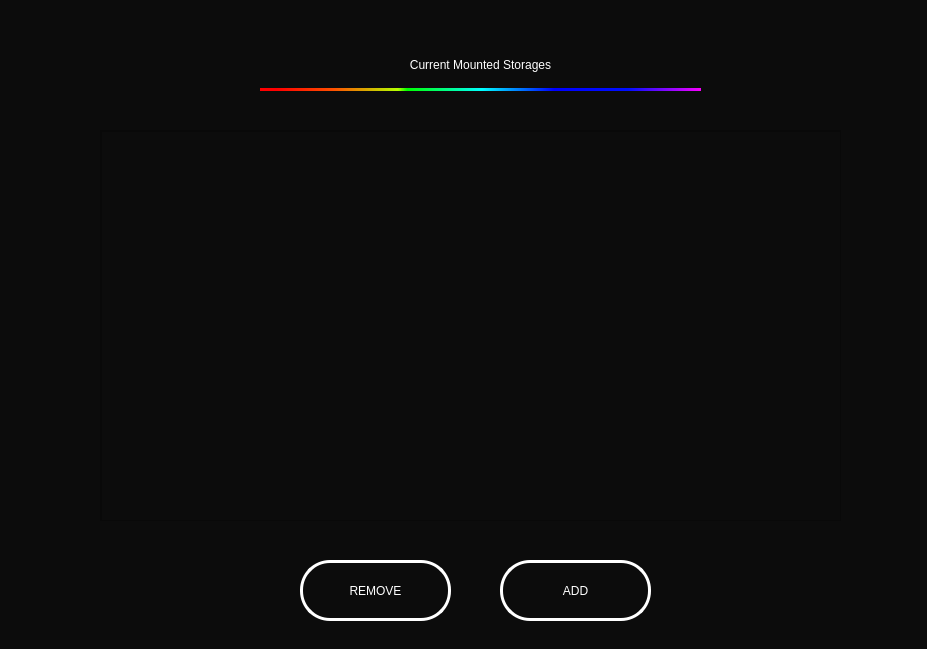
<?xml version="1.0" encoding="UTF-8"?>
<ui version="4.0">
 <class>MainWindow</class>
 <widget class="QMainWindow" name="MainWindow">
  <property name="geometry">
   <rect>
    <x>0</x>
    <y>0</y>
    <width>927</width>
    <height>649</height>
   </rect>
  </property>
  <property name="sizePolicy">
   <sizepolicy hsizetype="Fixed" vsizetype="Fixed">
    <horstretch>0</horstretch>
    <verstretch>0</verstretch>
   </sizepolicy>
  </property>
  <property name="windowTitle">
   <string>MainWindow</string>
  </property>
  <property name="styleSheet">
   <string notr="true">background-color: rgb(12, 12, 12);</string>
  </property>
  <widget class="QWidget" name="centralwidget">
   <widget class="QLabel" name="label_3">
    <property name="geometry">
     <rect>
      <x>260</x>
      <y>40</y>
      <width>441</width>
      <height>51</height>
     </rect>
    </property>
    <property name="styleSheet">
     <string notr="true">border-bottom:3px solid qlineargradient(spread:reflect, x1:0, y1:0, x2:1, y2:0, stop:0.0379147 rgba(255, 0, 0, 255), stop:0.166 rgba(255, 80, 0, 255), stop:0.312796 rgba(181, 255, 0, 255), stop:0.333 rgba(0, 255, 0, 255), stop:0.50237 rgba(0, 255, 255, 255), stop:0.666 rgba(0, 0, 255, 255), stop:0.833 rgba(0, 15, 255, 255), stop:1 rgba(252, 0, 255, 255));
font: 75 24pt &quot;Quicksand&quot;;
color:white;</string>
    </property>
    <property name="text">
     <string>&lt;html&gt;&lt;head/&gt;&lt;body&gt;&lt;p align=&quot;center&quot;&gt;Current Mounted Storages&lt;/p&gt;&lt;/body&gt;&lt;/html&gt;</string>
    </property>
   </widget>
   <widget class="QPushButton" name="pushButton">
    <property name="geometry">
     <rect>
      <x>300</x>
      <y>560</y>
      <width>151</width>
      <height>61</height>
     </rect>
    </property>
    <property name="cursor">
     <cursorShape>PointingHandCursor</cursorShape>
    </property>
    <property name="styleSheet">
     <string notr="true">font: 75 20pt &quot;Quicksand&quot;;
border:3px solid white;
border-radius:30px;
color:white;</string>
    </property>
    <property name="text">
     <string>REMOVE</string>
    </property>
   </widget>
   <widget class="QPushButton" name="pushButton_2">
    <property name="geometry">
     <rect>
      <x>500</x>
      <y>560</y>
      <width>151</width>
      <height>61</height>
     </rect>
    </property>
    <property name="cursor">
     <cursorShape>PointingHandCursor</cursorShape>
    </property>
    <property name="styleSheet">
     <string notr="true">font: 75 20pt &quot;Quicksand&quot;;
border:3px solid white;
color:white;
border-radius:30px;</string>
    </property>
    <property name="text">
     <string>ADD</string>
    </property>
   </widget>
   <widget class="QScrollArea" name="scrollArea">
    <property name="geometry">
     <rect>
      <x>100</x>
      <y>130</y>
      <width>741</width>
      <height>391</height>
     </rect>
    </property>
    <property name="widgetResizable">
     <bool>true</bool>
    </property>
    <widget class="QWidget" name="scrollAreaWidgetContents">
     <property name="geometry">
      <rect>
       <x>0</x>
       <y>0</y>
       <width>739</width>
       <height>389</height>
      </rect>
     </property>
     <widget class="QListWidget" name="listWidget">
      <property name="geometry">
       <rect>
        <x>0</x>
        <y>0</y>
        <width>741</width>
        <height>391</height>
       </rect>
      </property>
      <property name="styleSheet">
       <string notr="true">font: 75 16pt &quot;Quicksand&quot;;
color:white;
background-color: rgb(12, 12, 12);</string>
      </property>
      <property name="itemAlignment">
       <set>Qt::AlignHCenter</set>
      </property>
     </widget>
     <widget class="QLabel" name="label">
      <property name="geometry">
       <rect>
        <x>370</x>
        <y>180</y>
        <width>0</width>
        <height>0</height>
       </rect>
      </property>
      <property name="font">
       <font>
        <italic>false</italic>
       </font>
      </property>
      <property name="text">
       <string/>
      </property>
      <property name="scaledContents">
       <bool>false</bool>
      </property>
      <property name="textInteractionFlags">
       <set>Qt::LinksAccessibleByMouse</set>
      </property>
     </widget>
    </widget>
   </widget>
  </widget>
 </widget>
 <resources/>
 <connections/>
</ui>
